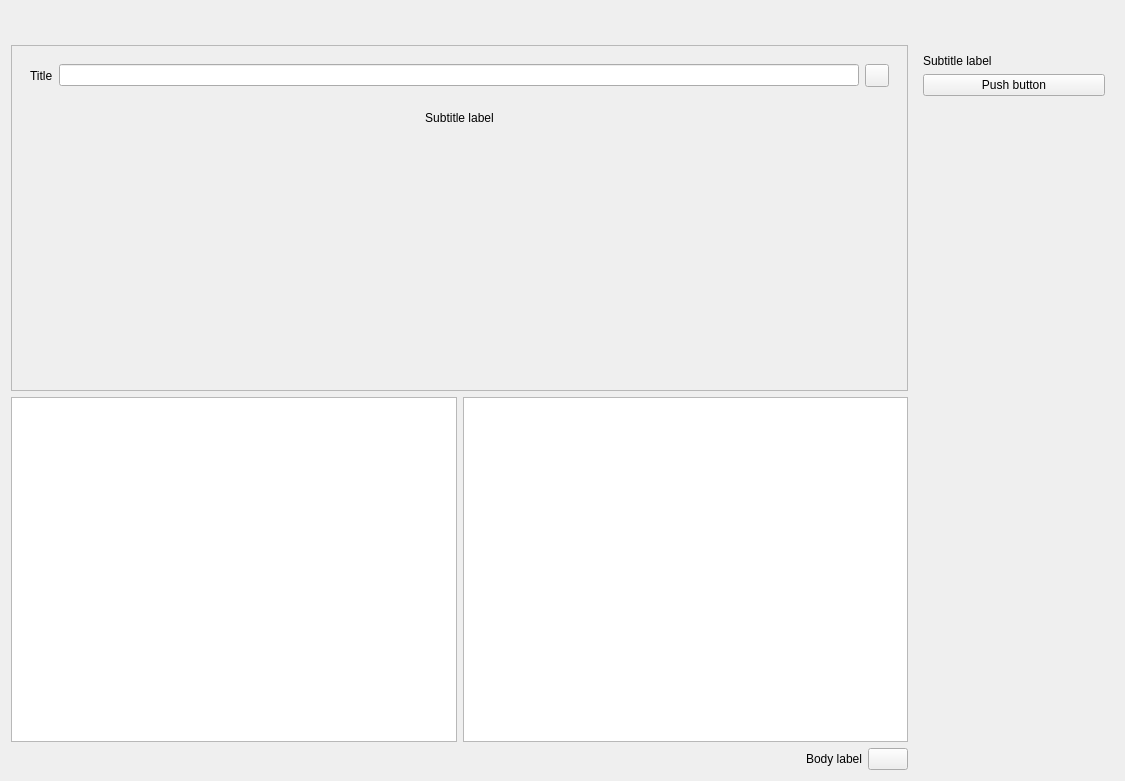
<?xml version="1.0" encoding="UTF-8"?>
<ui version="4.0">
 <class>Form</class>
 <widget class="QWidget" name="Form">
  <property name="geometry">
   <rect>
    <x>0</x>
    <y>0</y>
    <width>1125</width>
    <height>781</height>
   </rect>
  </property>
  <property name="windowTitle">
   <string>Form</string>
  </property>
  <layout class="QGridLayout" name="gridLayout">
   <property name="topMargin">
    <number>45</number>
   </property>
   <item row="0" column="0">
    <widget class="SingleDirectionScrollArea" name="SingleDirectionScrollArea">
     <property name="widgetResizable">
      <bool>true</bool>
     </property>
     <widget class="QWidget" name="scrollAreaWidgetContents">
      <property name="geometry">
       <rect>
        <x>0</x>
        <y>0</y>
        <width>892</width>
        <height>337</height>
       </rect>
      </property>
      <layout class="QVBoxLayout" name="verticalLayout">
       <item>
        <widget class="SimpleCardWidget" name="SimpleCardWidget">
         <layout class="QHBoxLayout" name="horizontalLayout">
          <item>
           <widget class="SubtitleLabel" name="SubtitleLabel">
            <property name="text">
             <string>Title</string>
            </property>
           </widget>
          </item>
          <item>
           <widget class="LineEdit" name="LineEdit">
            <property name="alignment">
             <set>Qt::AlignCenter</set>
            </property>
           </widget>
          </item>
          <item>
           <widget class="PrimaryToolButton" name="PrimaryToolButton"/>
          </item>
         </layout>
        </widget>
       </item>
       <item>
        <widget class="SimpleCardWidget" name="SimpleCardWidget_NewParaHere">
         <layout class="QHBoxLayout" name="horizontalLayout_2">
          <item>
           <widget class="SubtitleLabel" name="SubtitleLabel_NewParaHere">
            <property name="text">
             <string>Subtitle label</string>
            </property>
            <property name="alignment">
             <set>Qt::AlignCenter</set>
            </property>
           </widget>
          </item>
         </layout>
        </widget>
       </item>
       <item>
        <spacer name="verticalSpacer">
         <property name="orientation">
          <enum>Qt::Vertical</enum>
         </property>
         <property name="sizeHint" stdset="0">
          <size>
           <width>20</width>
           <height>193</height>
          </size>
         </property>
        </spacer>
       </item>
      </layout>
     </widget>
    </widget>
   </item>
   <item row="0" column="1" rowspan="3">
    <layout class="QVBoxLayout" name="verticalLayout_2">
     <item>
      <widget class="SimpleCardWidget" name="SimpleCardWidget_Settings">
       <property name="minimumSize">
        <size>
         <width>200</width>
         <height>0</height>
        </size>
       </property>
       <layout class="QVBoxLayout" name="verticalLayout_3">
        <item>
         <widget class="SubtitleLabel" name="SubtitleLabel_Settings">
          <property name="text">
           <string>Subtitle label</string>
          </property>
         </widget>
        </item>
        <item>
         <widget class="PushButton" name="PushButton_Settings">
          <property name="text">
           <string>Push button</string>
          </property>
         </widget>
        </item>
       </layout>
      </widget>
     </item>
     <item>
      <spacer name="verticalSpacer_2">
       <property name="orientation">
        <enum>Qt::Vertical</enum>
       </property>
       <property name="sizeHint" stdset="0">
        <size>
         <width>20</width>
         <height>40</height>
        </size>
       </property>
      </spacer>
     </item>
    </layout>
   </item>
   <item row="1" column="0">
    <layout class="QHBoxLayout" name="horizontalLayout_3">
     <item>
      <widget class="TextEdit" name="TextEdit"/>
     </item>
     <item>
      <widget class="TextEdit" name="TextEdit_2"/>
     </item>
    </layout>
   </item>
   <item row="2" column="0">
    <layout class="QHBoxLayout" name="horizontalLayout_4">
     <item>
      <spacer name="horizontalSpacer">
       <property name="orientation">
        <enum>Qt::Horizontal</enum>
       </property>
       <property name="sizeHint" stdset="0">
        <size>
         <width>40</width>
         <height>20</height>
        </size>
       </property>
      </spacer>
     </item>
     <item>
      <widget class="BodyLabel" name="BodyLabel_TrAPI">
       <property name="text">
        <string>Body label</string>
       </property>
      </widget>
     </item>
     <item>
      <widget class="ComboBox" name="ComboBox_TrAPI"/>
     </item>
    </layout>
   </item>
  </layout>
 </widget>
 <customwidgets>
  <customwidget>
   <class>ComboBox</class>
   <extends>QPushButton</extends>
   <header>qfluentwidgets</header>
  </customwidget>
  <customwidget>
   <class>PushButton</class>
   <extends>QPushButton</extends>
   <header>qfluentwidgets</header>
  </customwidget>
  <customwidget>
   <class>ToolButton</class>
   <extends>QToolButton</extends>
   <header>qfluentwidgets</header>
  </customwidget>
  <customwidget>
   <class>PrimaryToolButton</class>
   <extends>ToolButton</extends>
   <header>qfluentwidgets</header>
  </customwidget>
  <customwidget>
   <class>CardWidget</class>
   <extends>QFrame</extends>
   <header>qfluentwidgets</header>
   <container>1</container>
  </customwidget>
  <customwidget>
   <class>SimpleCardWidget</class>
   <extends>CardWidget</extends>
   <header>qfluentwidgets</header>
   <container>1</container>
  </customwidget>
  <customwidget>
   <class>SingleDirectionScrollArea</class>
   <extends>QScrollArea</extends>
   <header>qfluentwidgets</header>
   <container>1</container>
  </customwidget>
  <customwidget>
   <class>BodyLabel</class>
   <extends>QLabel</extends>
   <header>qfluentwidgets</header>
  </customwidget>
  <customwidget>
   <class>SubtitleLabel</class>
   <extends>QLabel</extends>
   <header>qfluentwidgets</header>
  </customwidget>
  <customwidget>
   <class>LineEdit</class>
   <extends>QLineEdit</extends>
   <header>qfluentwidgets</header>
  </customwidget>
  <customwidget>
   <class>TextEdit</class>
   <extends>QTextEdit</extends>
   <header>qfluentwidgets</header>
  </customwidget>
 </customwidgets>
 <resources/>
 <connections/>
</ui>
